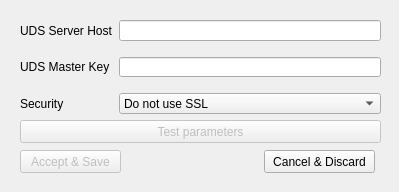
<?xml version="1.0" encoding="UTF-8"?>
<ui version="4.0">
 <class>UdsActorSetupDialog</class>
 <widget class="QDialog" name="UdsActorSetupDialog">
  <property name="windowModality">
   <enum>Qt::WindowModal</enum>
  </property>
  <property name="geometry">
   <rect>
    <x>0</x>
    <y>0</y>
    <width>399</width>
    <height>192</height>
   </rect>
  </property>
  <property name="sizePolicy">
   <sizepolicy hsizetype="Preferred" vsizetype="Preferred">
    <horstretch>0</horstretch>
    <verstretch>0</verstretch>
   </sizepolicy>
  </property>
  <property name="windowTitle">
   <string>UDS Actor Configuration</string>
  </property>
  <property name="autoFillBackground">
   <bool>false</bool>
  </property>
  <property name="locale">
   <locale language="English" country="UnitedStates"/>
  </property>
  <property name="sizeGripEnabled">
   <bool>false</bool>
  </property>
  <property name="modal">
   <bool>true</bool>
  </property>
  <widget class="QPushButton" name="testButton">
   <property name="enabled">
    <bool>false</bool>
   </property>
   <property name="geometry">
    <rect>
     <x>20</x>
     <y>120</y>
     <width>361</width>
     <height>23</height>
    </rect>
   </property>
   <property name="toolTip">
    <string>Click to test the selecter parameters</string>
   </property>
   <property name="whatsThis">
    <string>&lt;html&gt;&lt;head/&gt;&lt;body&gt;&lt;p&gt;Click on this button to test the server host and master key parameters.&lt;/p&gt;&lt;p&gt;A window will be displayed with results after the test is executed.&lt;/p&gt;&lt;p&gt;&lt;br/&gt;&lt;/p&gt;&lt;p&gt;This button will only be active if all parameters are filled.&lt;/p&gt;&lt;/body&gt;&lt;/html&gt;</string>
   </property>
   <property name="text">
    <string>Test parameters</string>
   </property>
  </widget>
  <widget class="QPushButton" name="saveButton">
   <property name="enabled">
    <bool>false</bool>
   </property>
   <property name="geometry">
    <rect>
     <x>20</x>
     <y>150</y>
     <width>101</width>
     <height>23</height>
    </rect>
   </property>
   <property name="maximumSize">
    <size>
     <width>101</width>
     <height>23</height>
    </size>
   </property>
   <property name="toolTip">
    <string>Accepts changes and saves them</string>
   </property>
   <property name="whatsThis">
    <string>Clicking on this button will accept all changes and save them, closing the configuration window</string>
   </property>
   <property name="text">
    <string>Accept &amp;&amp; Save</string>
   </property>
  </widget>
  <widget class="QPushButton" name="cancelButton">
   <property name="geometry">
    <rect>
     <x>264</x>
     <y>150</y>
     <width>111</width>
     <height>23</height>
    </rect>
   </property>
   <property name="maximumSize">
    <size>
     <width>111</width>
     <height>23</height>
    </size>
   </property>
   <property name="toolTip">
    <string>Cancel all changes and discard them</string>
   </property>
   <property name="whatsThis">
    <string>Discards all changes and closes the configuration window</string>
   </property>
   <property name="text">
    <string>Cancel &amp;&amp; Discard</string>
   </property>
  </widget>
  <widget class="QWidget" name="layoutWidget">
   <property name="geometry">
    <rect>
     <x>20</x>
     <y>20</y>
     <width>361</width>
     <height>94</height>
    </rect>
   </property>
   <layout class="QFormLayout" name="formLayout">
    <property name="fieldGrowthPolicy">
     <enum>QFormLayout::AllNonFixedFieldsGrow</enum>
    </property>
    <property name="verticalSpacing">
     <number>16</number>
    </property>
    <item row="0" column="0">
     <widget class="QLabel" name="label">
      <property name="text">
       <string>UDS Server Host</string>
      </property>
     </widget>
    </item>
    <item row="0" column="1">
     <widget class="QLineEdit" name="host">
      <property name="acceptDrops">
       <bool>false</bool>
      </property>
      <property name="toolTip">
       <string>Uds Broker Server Addres. Use IP or FQDN</string>
      </property>
      <property name="whatsThis">
       <string>Enter here the UDS Broker Addres using either its IP address or its FQDN address</string>
      </property>
     </widget>
    </item>
    <item row="1" column="0">
     <widget class="QLabel" name="label_3">
      <property name="text">
       <string>UDS Master Key</string>
      </property>
     </widget>
    </item>
    <item row="1" column="1">
     <widget class="QLineEdit" name="masterKey">
      <property name="toolTip">
       <string>Master key to communicate with UDS Broker</string>
      </property>
      <property name="whatsThis">
       <string>&lt;html&gt;&lt;head/&gt;&lt;body&gt;&lt;p&gt;Enter the Master Key (found on&lt;span style=&quot; font-weight:600;&quot;&gt; UDS Configuration&lt;/span&gt; section) of the UDS Broker to allow communication of the Actor with Broker&lt;/p&gt;&lt;/body&gt;&lt;/html&gt;</string>
      </property>
     </widget>
    </item>
    <item row="2" column="0">
     <widget class="QLabel" name="label_4">
      <property name="text">
       <string>Security</string>
      </property>
     </widget>
    </item>
    <item row="2" column="1">
     <widget class="QComboBox" name="comboBox">
      <property name="toolTip">
       <string>Select communication security with broker</string>
      </property>
      <property name="whatsThis">
       <string>&lt;html&gt;&lt;head/&gt;&lt;body&gt;&lt;p&gt;Select the security for communications with UDS Broker.&lt;/p&gt;&lt;p&gt;The recommended method of communication is &lt;span style=&quot; font-weight:600;&quot;&gt;Use SSL&lt;/span&gt;, but selection needs to be acording to your broker configuration.&lt;/p&gt;&lt;/body&gt;&lt;/html&gt;</string>
      </property>
      <item>
       <property name="text">
        <string>Do not use SSL</string>
       </property>
      </item>
      <item>
       <property name="text">
        <string>Use SSL</string>
       </property>
      </item>
     </widget>
    </item>
   </layout>
  </widget>
 </widget>
 <resources/>
 <connections>
  <connection>
   <sender>host</sender>
   <signal>textChanged(QString)</signal>
   <receiver>UdsActorSetupDialog</receiver>
   <slot>textChanged()</slot>
   <hints>
    <hint type="sourcelabel">
     <x>123</x>
     <y>31</y>
    </hint>
    <hint type="destinationlabel">
     <x>143</x>
     <y>48</y>
    </hint>
   </hints>
  </connection>
  <connection>
   <sender>masterKey</sender>
   <signal>textChanged(QString)</signal>
   <receiver>UdsActorSetupDialog</receiver>
   <slot>textChanged()</slot>
   <hints>
    <hint type="sourcelabel">
     <x>258</x>
     <y>75</y>
    </hint>
    <hint type="destinationlabel">
     <x>299</x>
     <y>84</y>
    </hint>
   </hints>
  </connection>
  <connection>
   <sender>cancelButton</sender>
   <signal>pressed()</signal>
   <receiver>UdsActorSetupDialog</receiver>
   <slot>cancelAndDiscard()</slot>
   <hints>
    <hint type="sourcelabel">
     <x>315</x>
     <y>165</y>
    </hint>
    <hint type="destinationlabel">
     <x>231</x>
     <y>161</y>
    </hint>
   </hints>
  </connection>
 </connections>
 <slots>
  <slot>textChanged()</slot>
  <slot>cancelAndDiscard()</slot>
 </slots>
</ui>
